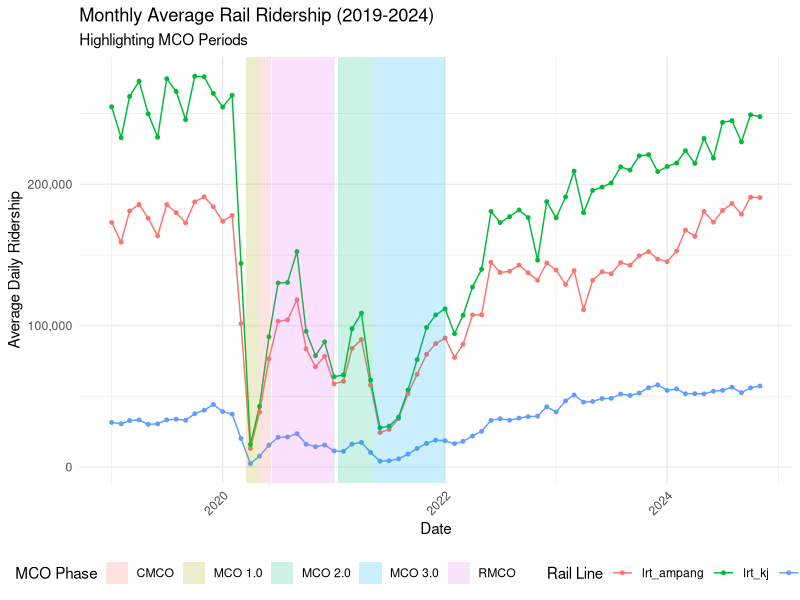
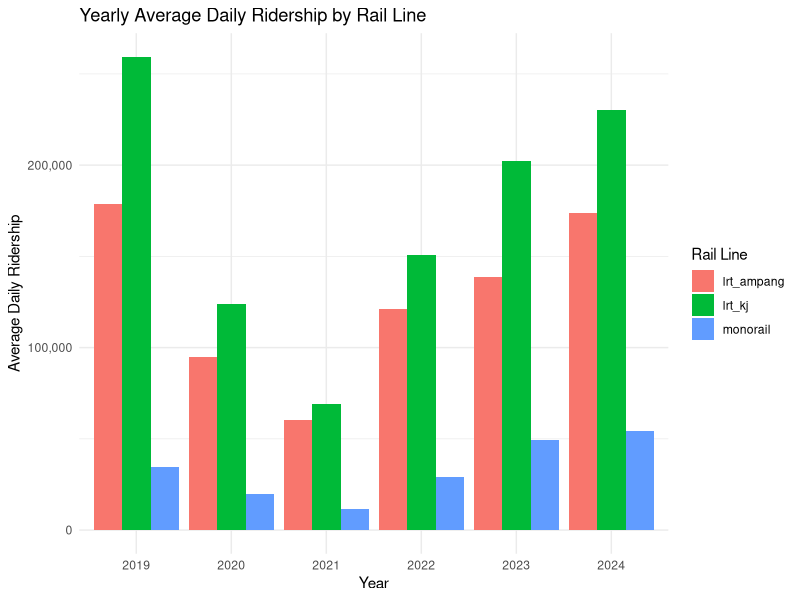
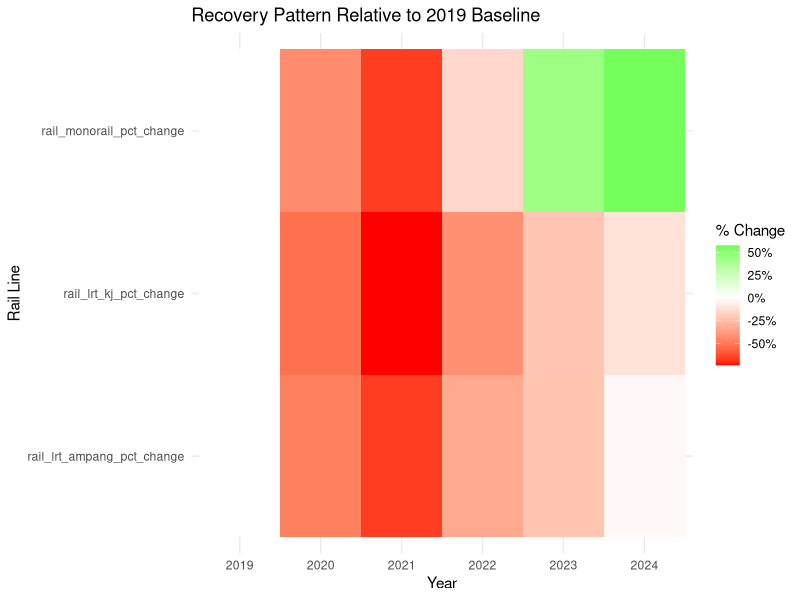

Here is the R script that generated these plots, in order:
# Load required libraries
library(dplyr)
library(ggplot2)
library(tidyr)
library(lubridate)

# Read the data
df <- read.csv("Data/ridership_headline.csv")

# Convert date to proper date format
df$date <- as.Date(df$date)

# Define MCO periods
mco_periods <- data.frame(
  start_date = as.Date(c(
    "2020-03-18",  # MCO 1.0
    "2020-05-04",  # CMCO
    "2020-06-10",  # RMCO
    "2021-01-13",  # MCO 2.0
    "2021-05-12"   # MCO 3.0
  )),
  end_date = as.Date(c(
    "2020-05-03",
    "2020-06-09",
    "2020-12-31",
    "2021-05-11",
    "2021-12-31"
  )),
  mco_phase = c("MCO 1.0", "CMCO", "RMCO", "MCO 2.0", "MCO 3.0")
)

# Prepare data for analysis
ridership_data <- df %>%
  select(date, rail_lrt_ampang, rail_lrt_kj, rail_monorail) %>%
  mutate(
    year = year(date),
    month = floor_date(date, "month"),
    period = case_when(
      date < as.Date("2020-03-18") ~ "Pre-MCO",
      date >= as.Date("2022-01-01") ~ "Post-MCO",
      TRUE ~ "During-MCO"
    )
  )

# Calculate monthly averages
monthly_avg <- ridership_data %>%
  group_by(month) %>%
  summarise(
    across(
      starts_with("rail"),
      list(
        avg = ~mean(., na.rm = TRUE),
        total = ~sum(., na.rm = TRUE)
      )
    )
  )

# Reshape data for plotting
long_data <- monthly_avg %>%
  pivot_longer(
    cols = -month,
    names_to = c("line", "metric"),
    names_pattern = "rail_(.*)_(.*)",
    values_to = "value"
  ) %>%
  filter(metric == "avg")  # Use averages for visualization

# Create time series plot with MCO periods highlighted
p1 <- ggplot(long_data, aes(x = month, y = value, color = line)) +
  geom_line() +
  geom_point(size = 1) +
  # Add MCO period rectangles
  geom_rect(data = mco_periods,
            aes(xmin = start_date, xmax = end_date,
                ymin = -Inf, ymax = Inf, fill = mco_phase),
            alpha = 0.2,
            inherit.aes = FALSE) +
  theme_minimal() +
  theme(
    axis.text.x = element_text(angle = 45, hjust = 1),
    legend.position = "bottom"
  ) +
  labs(
    title = "Monthly Average Rail Ridership (2019-2024)",
    subtitle = "Highlighting MCO Periods",
    x = "Date",
    y = "Average Daily Ridership",
    color = "Rail Line",
    fill = "MCO Phase"
  ) +
  scale_y_continuous(labels = scales::comma)

# Calculate year-over-year changes
yearly_summary <- ridership_data %>%
  group_by(year) %>%
  summarise(
    across(
      starts_with("rail"),
      list(
        total = ~sum(., na.rm = TRUE),
        avg = ~mean(., na.rm = TRUE)
      )
    )
  )

# Create bar plot for year-over-year comparison
yearly_long <- yearly_summary %>%
  pivot_longer(
    cols = -year,
    names_to = c("line", "metric"),
    names_pattern = "rail_(.*)_(.*)",
    values_to = "value"
  ) %>%
  filter(metric == "avg")

p2 <- ggplot(yearly_long, aes(x = as.factor(year), y = value, fill = line)) +
  geom_bar(stat = "identity", position = "dodge") +
  theme_minimal() +
  labs(
    title = "Yearly Average Daily Ridership by Rail Line",
    x = "Year",
    y = "Average Daily Ridership",
    fill = "Rail Line"
  ) +
  scale_y_continuous(labels = scales::comma)

# Calculate percentage changes from pre-COVID baseline (2019)
baseline_comparison <- ridership_data %>%
  group_by(year) %>%
  summarise(
    across(starts_with("rail"), ~mean(., na.rm = TRUE))
  ) %>%
  mutate(
    across(
      starts_with("rail"),
      ~(. / first(.)) - 1,
      .names = "{.col}_pct_change"
    )
  )

# Create heatmap of recovery patterns
recovery_long <- baseline_comparison %>%
  select(year, ends_with("pct_change")) %>%
  pivot_longer(
    cols = -year,
    names_to = "line",
    values_to = "pct_change"
  )

p3 <- ggplot(recovery_long, aes(x = as.factor(year), y = line, fill = pct_change)) +
  geom_tile() +
  scale_fill_gradient2(
    low = "red",
    mid = "white",
    high = "green",
    midpoint = 0,
    labels = scales::percent
  ) +
  theme_minimal() +
  labs(
    title = "Recovery Pattern Relative to 2019 Baseline",
    x = "Year",
    y = "Rail Line",
    fill = "% Change"
  )

# Display plots
print(p1)
print(p2)
print(p3)

# Print summary statistics
print("Yearly Summary Statistics:")
print(yearly_summary)

print("\nBaseline Comparison (% change from 2019):")
print(baseline_comparison)
